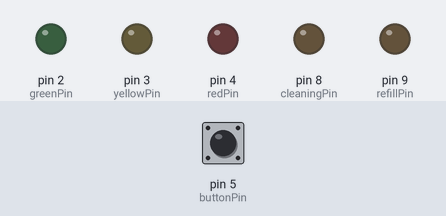
Simulated run of this sketch. Board: Arduino Uno, built with avr-gcc and run on an emulated ATmega328P. Shown: output pins drawn as LEDs (lit = HIGH). The test bench sets the inputs (shaded band); at power-on: pin 5 (buttonPin) HIGH. What the sketch prints to the serial monitor is not drawn.

Above: at 1.2 s.
1.3 s: pin 5 (buttonPin) pulled LOW for 0.15 s
At 3.4 s:
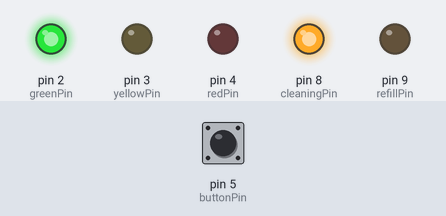
At 8.4 s:
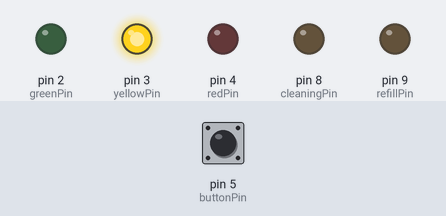
Timing chart, 0 to 28.8 s (numbered marks = the images above; inputs shaded):
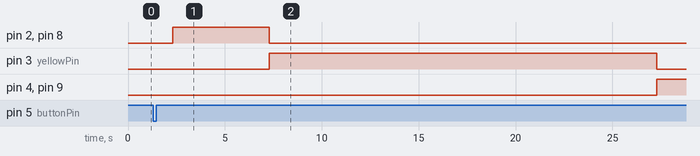

The sketch:

docking_station.ino
```cpp
// constants won't change. They're used here to set pin numbers:

const int buttonPin = 5;      // the number of the pushbutton pin
//const int buttonPintwo = 4;   // the number of the second pushbutton pin
const int greenPin = 2;         // indicator lightconst int redPin = 2;
const int yellowPin = 3;
const int redPin = 4;
const int cleaningPin = 8;    // this is the output pin on the Arduino to power the cleaning cycle
const int refillPin = 9;      // this is the output pin on the Arduino to power the refill cycle

// variables will change:

//int buttonState = 0;         // variable for reading the pushbutton status
//int buttonStatetwo = 0;

void setup() {

  // initialize the LED pin as an output:
  pinMode(cleaningPin, OUTPUT);
  pinMode(refillPin, OUTPUT);
  pinMode(greenPin, OUTPUT);pinMode(yellowPin, OUTPUT);pinMode(redPin, OUTPUT);
  Serial.begin(9600);

  // initialize the pushbutton pin as an input:
  pinMode(buttonPin, INPUT_PULLUP);
//  pinMode(buttonPintwo, OUTPUT);

}

void loop() {

  // read the state of the pushbutton value:


  // check if the pushbutton is pressed. If it is, the buttonState is HIGH:
  if (digitalRead(buttonPin) ==  0) {
Serial.print("Limit switch pressed");
delay(1000);
    // turn LED on:
     digitalWrite(greenPin, HIGH);
     Serial.print("green led");
    digitalWrite(cleaningPin, HIGH);  //opens valve and turns on water pump of the cleaning cycle
    Serial.print("opening cleaning pin");


    delay(5000);                     //runs the cleaning cycle for 10 seconds
 digitalWrite(greenPin, LOW);
    digitalWrite(cleaningPin, LOW);   //stops the cleaning cycle
    Serial.print("Closing cleaning pin");
 digitalWrite(yellowPin, HIGH);
 Serial.print("yellow led");
    delay(20000);                     //waits 20 seconds for the container under the wheelchair to be emptied
 digitalWrite(yellowPin, LOW);
  digitalWrite(redPin, HIGH);
    digitalWrite(refillPin, HIGH);    //opens valve and turns on water pump of the refill cycle
    Serial.print("opening refill pin");
    Serial.print("red led");

    delay(5000);                     //runs the refill cycle for 10 seconds

    digitalWrite(refillPin, LOW);     //stops the cleaning cycle
    Serial.print("Closing refill pin");
    digitalWrite(redPin, LOW);

    delay(1000);                      //Wait 1 Second

  }
}
```

Measured:
- after the input at 1.3 s, pin 2 (greenPin), pin 8 (cleaningPin): LOW → HIGH after 1.0 s, → LOW 5.0 s later; pin 3 (yellowPin): LOW → HIGH after 6.0 s, → LOW 20.0 s later; pin 4 (redPin), pin 9 (refillPin): LOW → HIGH after 26.0 s
